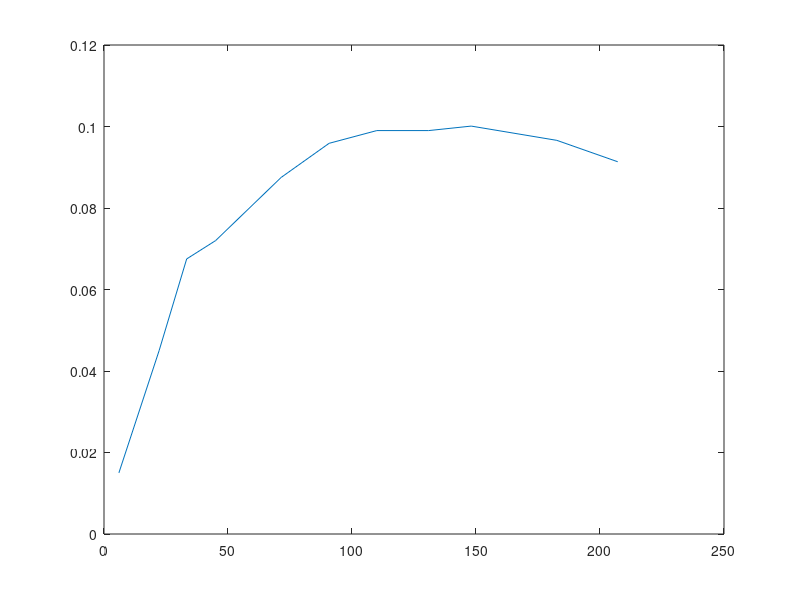

Write MATLAB code to recreate this figure.
%CLEAR

V = [0.3,1,1.5,1.8,2.5,2.95,3.30,3.6,3.85,4.20,4.35];
I = [0.050,0.045,0.045,0.040,0.035,0.0325,0.030,0.0275,0.0260,0.0230,0.0210];

R = V ./I;
P = V .*I;

R

plot(R,P);